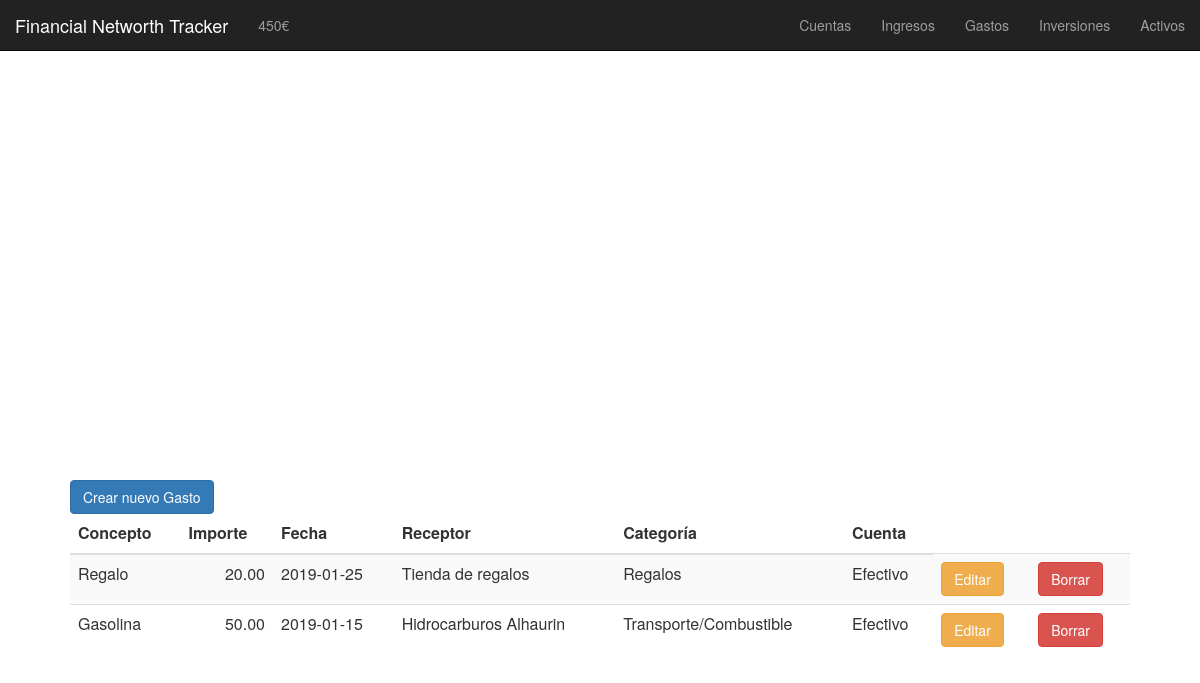
The page /gastos.php on the database as committed earlier.
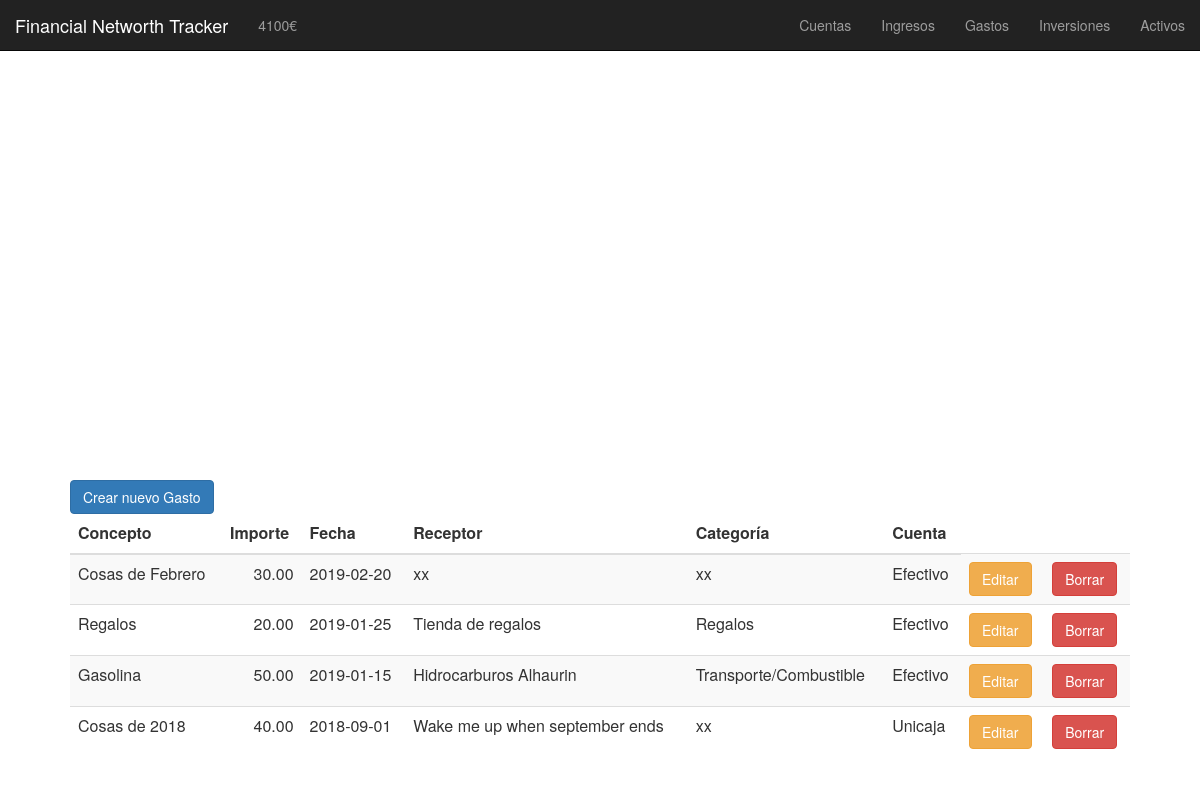
The same page on the database as committed later.
### tables this page shows
CREATE TABLE gastos (
	id INT PRIMARY KEY AUTO_INCREMENT,
	importe DECIMAL(8,2),  
    concepto VARCHAR(50),  
    fecha DATE,  
    receptor VARCHAR(50),  
    categoria VARCHAR(50),  
    cuenta VARCHAR(50)  
);

### functions/gastos/mostrar_gastos_edit.php (the view, shortened to what this page needs)
<td>
    <button type="button" class="btn btn-warning" data-toggle="modal" data-target="#modal_editar_<?php echo $row['id'] ;?>">
    Editar
    </button>
                      <?php
                        $res_gastos_categorias = mysql_query("SELECT id, nombre FROM gastos_categorias ORDER BY nombre ASC;")
                        or die(mysql_error());
                        while($row = mysql_fetch_array( $res_gastos_categorias )) {
                          ?>
                            <option value="<?php echo $row['nombre']?>"><?php echo $row['nombre']?></option>
                          <?php
                        }
                      ?>
</td>
<td>
    <button type="button" class="btn btn-danger" data-toggle="modal" data-target="#modal_borrar_<?php echo $row['id'] ;?>">
    Borrar
    </button>
</td>

### navbars.php (shortened to what this page needs)
<html>
<link rel="stylesheet" href="https://maxcdn.bootstrapcdn.com/bootstrap/3.3.7/css/bootstrap.min.css">
<nav class="navbar navbar-fixed-top navbar-inverse">
<div class="container-fluid">
    <div class="navbar-header">
        <a class="navbar-brand" href="index.php">Financial Networth Tracker</a>
    </div>
    <ul class="nav navbar-nav navbar-middle" style="text-align: center;">
        <li><a href="patrimonio.php"><?php include "functions/patrimonio/mostrar_patrimonio.php" ?></a></li>
    </ul>
    <ul class="nav navbar-nav navbar-right">
        <li><a href="cuentas.php">Cuentas</a></li>
        <li><a href="ingresos.php">Ingresos</a></li>
        <li><a href="gastos.php">Gastos</a></li>
        <li><a href="inversiones.php">Inversiones</a></li>
        <li><a href="activos.php">Activos</a></li>
    </ul>
</div>
</nav>
</html>

### functions/patrimonio/mostrar_patrimonio.php (shortened to what this page needs)
<?php
$patrimonio = 0;
$res = mysql_query("SELECT * FROM cuentas")
or die(mysql_error());
while($row = mysql_fetch_array( $res )) {
    $patrimonio = $patrimonio + $row['saldo'];
}
echo $patrimonio."€";
?>

### functions/gastos/mostrar_gastos.php (shortened to what this page needs)
<table class="table table-striped">
    <thead>
    <tr>
        <th>Concepto</th>
        <th>Importe</th>
        <th>Fecha</th>
        <th>Receptor</th>
        <th>Categoría</th>
        <th>Cuenta</th>
    </tr>
    </thead>
<?php
$res = mysql_query("SELECT * FROM gastos ORDER BY fecha DESC")
or die(mysql_error());
while($row = mysql_fetch_array( $res )) {?>
    <tr>
        <td><?php echo $row['concepto'];?></td>
        <td style="text-align:right;"><?php echo $row['importe'];?></td>
        <td><?php echo $row['fecha'];?></td>
        <td><?php echo $row['receptor'];?></td>
        <td><?php echo $row['categoria'];?></td>
        <td><?php echo $row['cuenta'];?></td>
        <?php
            if ($editar == 1) {
                require "mostrar_gastos_edit.php";
            }
        ?>
    </tr>
<?php } ?>
</table>

Rows that differ between the two databases and show on the page:
added gastos: concepto "Cosas de Febrero", importe "30.00", fecha "2019-02-20", receptor "xx", categoria "xx", cuenta "Efectivo"
changed gastos "Regalos": concepto "Regalo" → "Regalos"
added gastos: concepto "Cosas de 2018", importe "40.00", fecha "2018-09-01", receptor "Wake me up when september ends", categoria "xx", cuenta "Unicaja"
Other text that changed with them:
$patrimonio: "450" → "4100"
